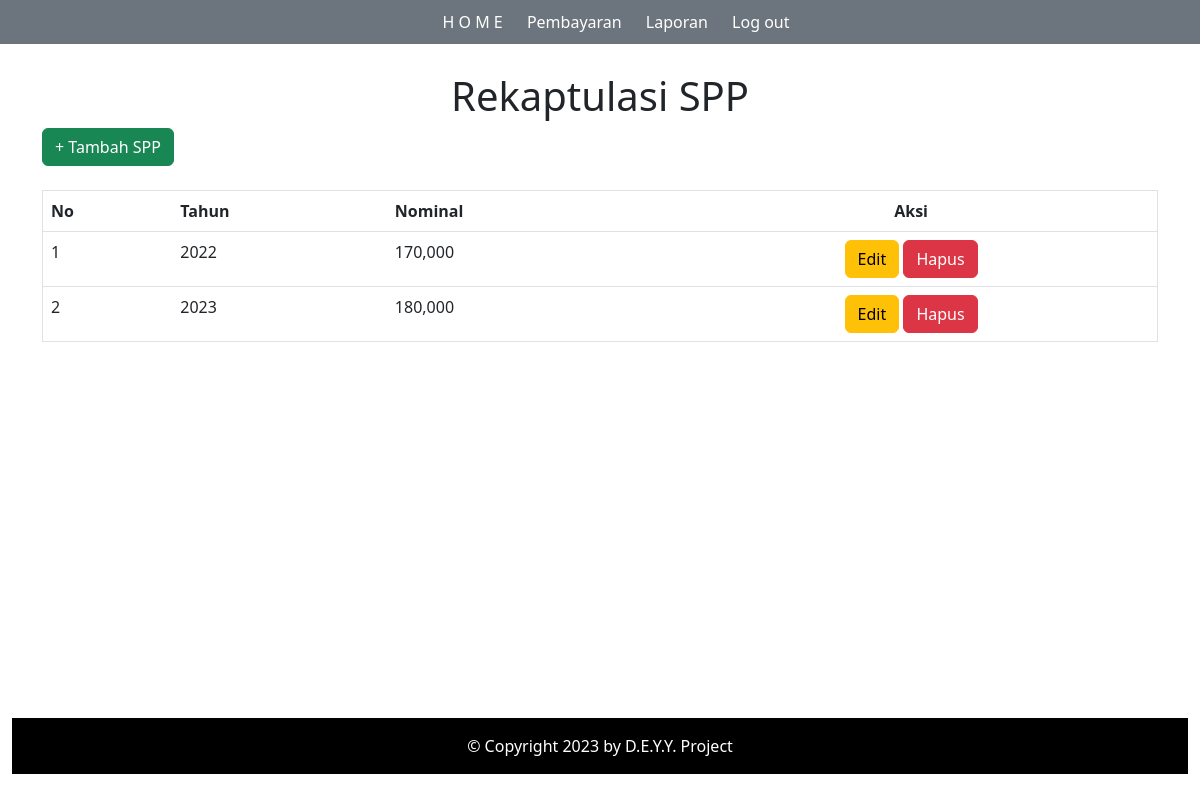
Page /UjikomRPL2023/PembayaranSPPSekolah/spp.php on the committed database.
### tables this page shows
CREATE TABLE `tb_spp` (
  `id_spp` int(11) NOT NULL,
  `tahun` int(4) NOT NULL,
  `nominal` int(11) NOT NULL
);

### UjikomRPL2023/PembayaranSPPSekolah/spp.php (the view, shortened to what this page needs)
<?php
$koneksi = mysqli_connect('localhost', 'root', '', 'db_spp');
?>
<!doctype html>
<html lang="en">
<head>
    <link rel="stylesheet" href="assets/css/style.css">
    <link rel="stylesheet" type="text/css" href="assets/css/bootstrap.min.css">
</head>
<body class="container-fluid">
    <?php
    include "header.php";
    ?>
    <br>
    <div class="container">
        <div class="text-center">
            <h1 class="mt-5">Rekaptulasi SPP</h1>
        </div>
        <a href="spp-tambah.php" class="btn btn-success">+ Tambah SPP</a>
        <br><br>
        <table border="1" width="100%" class="table table-hover">
            <tr>
                <th>No</th>
                <th>Tahun</th>
                <th>Nominal</th>
                <th class="text-center">Aksi</th>
            </tr>
            <?php
            $no = 1;
            $sql = "SELECT * FROM tb_spp";
            $query = mysqli_query($koneksi, $sql);
            while ($data = mysqli_fetch_array($query)) {?>
                <tr>
                    <td><?= $no++; ?></td>
                    <td><?= $data['tahun']; ?></td>
                    <td><?= number_format($data['nominal']); ?></td>
                    <td class="text-center"><a href="spp-edit.php?id_spp=<?= $data['id_spp']; ?>" class="btn btn-warning">Edit</a> <a href="spp-hapus.php?id_spp=<?= $data['id_spp']; ?>" onclick="return confirm('Apakah Anda yakin ingin menghapus data ini?')" class="btn btn-danger">Hapus</a></td>
                </tr>
                <?php
            } ?>
        </table>
    </div>
    <br><br><br><br><br><br><br><br><br><br><br><br><br><br><br>
    <footer class="text-center" style="background-color: black;">
        <p class="text-white p-3">&copy; Copyright 2023 by D.E.Y.Y. Project</p>
    </footer>
</body>
</html>

### UjikomRPL2023/PembayaranSPPSekolah/assets/css/style.css (style rules this page uses)
* { margin: 0; padding: 0; }

### rows in the picture
tb_spp: tahun "2022", nominal "170,000"
tb_spp: tahun "2023", nominal "180,000"
